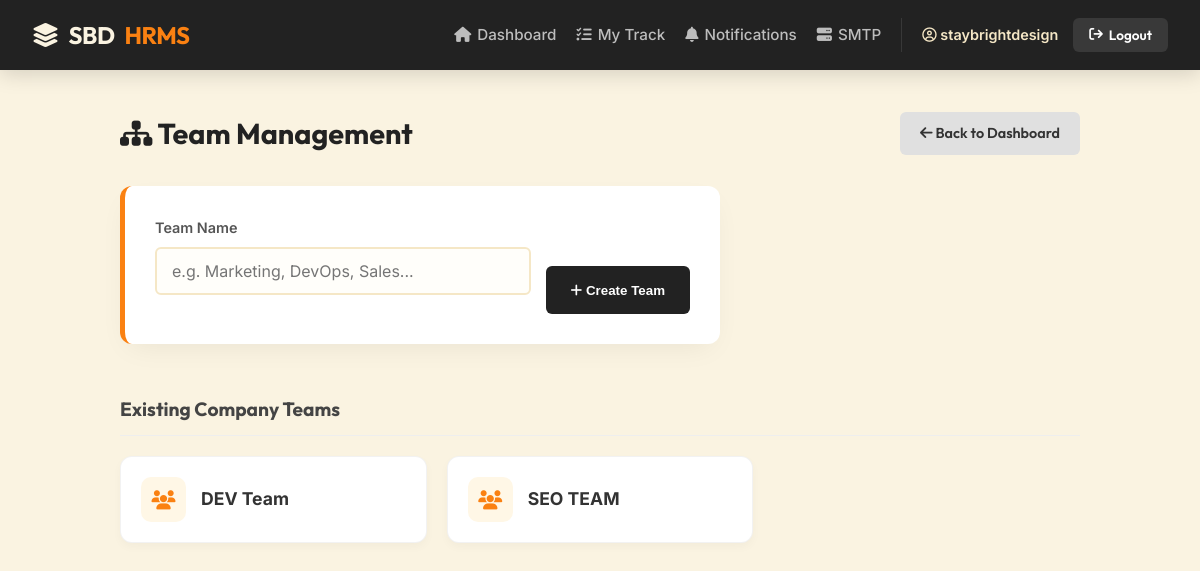
The app's page /manage-teams/ (signed in) with its own data.
### accounts/models.py (models this page shows, shortened)
class User(AbstractUser):
    SECTION_CHOICES = (
        ('Frontside', 'Frontside'),
        ('Backside', 'Backside'),
        ('Management', 'Management'),
    )
    ROLE_CHOICES = (
        ('Director', 'Director'),
        ('Manager', 'Manager'),
        ('TL', 'Team Leader'),
        ('Employee', 'Employee'),
        ('HR', 'HR'),
    )
    company = models.ForeignKey(Company, on_delete=models.CASCADE, null=True, blank=True)
    team = models.ForeignKey(Team, on_delete=models.SET_NULL, null=True, blank=True, related_name='members')
    section = models.CharField(max_length=20, choices=SECTION_CHOICES, null=True, blank=True)
    role = models.CharField(max_length=20, choices=ROLE_CHOICES, default='Employee')
    designation = models.CharField(max_length=100, null=True, blank=True)
    monthly_salary = models.DecimalField(max_digits=10, decimal_places=2, default=0.00)
    esi_percentage = models.DecimalField(max_digits=5, decimal_places=2, default=0.75, help_text="Percentage (e.g., 0.75)")
    professional_tax = models.DecimalField(max_digits=10, decimal_places=2, default=0.00, help_text="Fixed Amount (e.g., 120)")
    otp = models.CharField(max_length=6, null=True, blank=True)
    is_approved = models.BooleanField(default=False)
    reports_to = models.ForeignKey('self', on_delete=models.SET_NULL, null=True, blank=True, related_name='subordinates')

class Team(models.Model):
    company = models.ForeignKey(Company, on_delete=models.CASCADE, related_name='teams')
    name = models.CharField(max_length=50) # e.g. "Alpha", "Beta"
    class Meta:
        unique_together = ('company', 'name')

### dashboard/views.py (the view)
# urls.py: path('manage-teams/', dash_views.manage_teams, name='manage_teams'),
@login_required
def manage_teams(request):
    if request.user.role != 'HR':
        return redirect('dashboard')
    if request.method == 'POST':
        team_name = request.POST.get('team_name')
        if team_name:
            Team.objects.get_or_create(company=request.user.company, name=team_name)
            messages.success(request, f"Team '{team_name}' created.")
    teams = Team.objects.filter(company=request.user.company)
    return render(request, 'dashboard/manage_teams.html', {'teams': teams})

### templates/dashboard/manage_teams.html (shortened to what this page needs)
{% extends 'base.html' %}
{% block content %}
<div class="page-header">
    <h2 class="page-title"><i class="fa-solid fa-sitemap"></i> Team Management</h2>
    <a href="{% url 'hr_dashboard' %}" class="btn" style="background: #e0e0e0; color: #333;">
        <i class="fa-solid fa-arrow-left"></i> Back to Dashboard
    </a>
</div>
<div class="create-card">
    <form method="POST">
        <div class="form-row">
            <div class="form-group">
                <label>Team Name</label>
                <input type="text" name="team_name" class="form-control" placeholder="e.g. Marketing, DevOps, Sales..." required>
            </div>
            <button type="submit" class="btn-create">
                <i class="fa-solid fa-plus"></i> Create Team
            </button>
        </div>
    </form>
</div>
<h3 class="section-label">Existing Company Teams</h3>
<div class="team-grid">
    {% for team in teams %}
        <div class="team-card">
            <div class="team-icon">
                <i class="fa-solid fa-users"></i>
            </div>
            <div class="team-name">{{ team.name }}</div>
        </div>
    {% empty %}
        <div class="empty-state">
            <i class="fa-solid fa-folder-open" style="font-size: 2rem; margin-bottom: 10px; opacity: 0.5;"></i>
            <p>No teams created yet. Use the form above to get started.</p>
        </div>
    {% endfor %}
</div>
{% endblock %}

### templates/base.html (shortened to what this page needs)
<!DOCTYPE html>
<html lang="en">
<head>
    <link rel="stylesheet" href="https://cdnjs.cloudflare.com/ajax/libs/font-awesome/6.4.0/css/all.min.css">
</head>
<body>
    <nav class="navbar">
        <div class="nav-container">
            <a href="{% url 'dashboard' %}" class="nav-brand">
                <i class="fa-solid fa-layer-group"></i> SBD<span>HRMS</span>
            </a>
            <div class="nav-links">
                {% if user.is_authenticated %}
                    <a href="{% url 'dashboard' %}" class="nav-link">
                        <i class="fa-solid fa-house"></i> Dashboard
                    </a>
                    <a href="{% url 'track_sheet' user.id %}" class="nav-link">
                        <i class="fa-solid fa-list-check"></i> My Track
                    </a>
                    <a href="{% url 'notifications_view' %}" class="nav-link">
                        <i class="fa-solid fa-bell"></i> Notifications
                    </a>
                    {% if user.role == 'HR' %}
                        <a href="{% url 'smtp_settings' %}" class="nav-link">
                            <i class="fa-solid fa-server"></i> SMTP
                        </a>
                    {% endif %}
                    <div class="user-menu">
                        <span class="user-name">
                            <i class="fa-regular fa-circle-user"></i> {{ user.username }}
                        </span>
                        <form action="{% url 'logout' %}" method="post" style="display:inline;">
                            <button type="submit" class="btn btn-nav-logout">
                                <i class="fa-solid fa-arrow-right-from-bracket"></i> Logout
                            </button>
                        </form>
                    </div>
                {% else %}
                    <a href="{% url 'login' %}" class="nav-link">Login</a>
                    <a href="{% url 'signup' %}" class="nav-link">Employee Signup</a>
                {% endif %}
            </div>
        </div>
    </nav>
    <main class="main-container">
        {% block content %}{% endblock %}
    </main>
</body>
</html>

### templates/base.html (style rules this page uses)
:root { --c-cream: #FAF3E1; --c-beige: #F5E7C6; --c-orange: #FA8112; --c-charcoal: #222222; --c-orange-hover: #d66a0a; --c-text-light: #ffffff; --c-text-muted: #666666; --radius-md: 12px; --radius-sm: 6px; --shadow-card: 0 10px 30px -10px rgba(0,0,0,0.08); --nav-height: 70px; }
* { box-sizing: border-box; margin: 0; padding: 0; }
body { font-family: 'Inter', sans-serif; background-color: var(--c-cream); color: var(--c-charcoal); line-height: 1.6; min-height: 100vh; display: flex; flex-direction: column; }
a { text-decoration: none; transition: 0.2s ease; }
.navbar { background-color: var(--c-charcoal); height: var(--nav-height); display: flex; align-items: center; padding: 0 2rem; position: sticky; top: 0; z-index: 1000; box-shadow: 0 4px 20px rgba(0,0,0,0.15); }
.nav-container { width: 100%; max-width: 1200px; margin: 0 auto; display: flex; justify-content: space-between; align-items: center; }
.nav-brand { font-family: 'Outfit', sans-serif; font-weight: 700; font-size: 1.5rem; color: var(--c-cream); letter-spacing: -0.5px; display: flex; align-items: center; gap: 10px; }
.nav-brand span { color: var(--c-orange); }
.nav-links { display: flex; align-items: center; gap: 20px; }
.nav-link { color: rgba(255,255,255,0.7); font-weight: 500; font-size: 0.95rem; display: flex; align-items: center; gap: 6px; }
.user-menu { display: flex; align-items: center; gap: 15px; padding-left: 20px; border-left: 1px solid rgba(255,255,255,0.1); }
.user-name { color: var(--c-beige); font-size: 0.9rem; font-weight: 600; }
.btn { display: inline-block; padding: 10px 20px; border-radius: var(--radius-sm); font-weight: 600; font-family: 'Outfit', sans-serif; cursor: pointer; border: none; transition: all 0.2s ease; font-size: 0.9rem; }
.btn-nav-logout { background: rgba(255,255,255,0.1); color: white; padding: 8px 16px; font-size: 0.85rem; display: flex; align-items: center; gap: 6px; }
.main-container { width: 100%; max-width: 1000px; margin: 40px auto; padding: 0 20px; flex: 1; }
.form-group { margin-bottom: 1.2rem; }
label { display: block; margin-bottom: 8px; font-weight: 600; font-size: 0.9rem; color: var(--c-charcoal); }
input[type="text"], input[type="email"], input[type="password"], input[type="number"], input[type="date"], textarea, select { width: 100%; padding: 12px 15px; border: 2px solid var(--c-beige); border-radius: var(--radius-sm); font-size: 1rem; background: #FFFEFA; transition: border-color 0.2s; font-family: 'Inter', sans-serif; }

### templates/dashboard/manage_teams.html (style rules this page uses)
.page-header { display: flex; justify-content: space-between; align-items: center; margin-bottom: 30px; }
.page-title { font-family: 'Outfit', sans-serif; font-size: 1.8rem; color: var(--c-charcoal); }
.create-card { background: white; padding: 30px; border-radius: var(--radius-md); box-shadow: var(--shadow-card); max-width: 600px; margin-bottom: 50px; border-left: 5px solid var(--c-orange); }
.form-row { display: flex; gap: 15px; align-items: flex-end; }
.form-group { flex: 1; }
.form-group label { display: block; margin-bottom: 8px; font-weight: 600; color: #555; font-size: 0.9rem; }
.form-control { width: 100%; padding: 12px; border: 2px solid #eee; border-radius: 6px; font-size: 1rem; transition: border-color 0.2s; background: #fcfcfc; }
.btn-create { background: var(--c-charcoal); color: white; padding: 12px 25px; border: none; border-radius: 6px; font-weight: 600; cursor: pointer; transition: background 0.2s; height: 48px; }
.section-label { font-family: 'Outfit'; font-size: 1.2rem; margin-bottom: 20px; color: #444; border-bottom: 1px solid #eee; padding-bottom: 10px; }
.team-grid { display: grid; grid-template-columns: repeat(auto-fill, minmax(250px, 1fr)); gap: 20px; }
.team-card { background: white; padding: 20px; border-radius: 12px; border: 1px solid rgba(0,0,0,0.05); box-shadow: 0 4px 10px rgba(0,0,0,0.03); display: flex; align-items: center; gap: 15px; transition: transform 0.2s; }
.team-icon { width: 45px; height: 45px; background: #fff7e6; color: var(--c-orange); border-radius: 10px; display: flex; justify-content: center; align-items: center; font-size: 1.2rem; }
.team-name { font-weight: 700; color: #333; font-size: 1.1rem; }

### records on screen
User: username "staybrightdesign"
Team: name "DEV Team"
Team: name "SEO TEAM"
